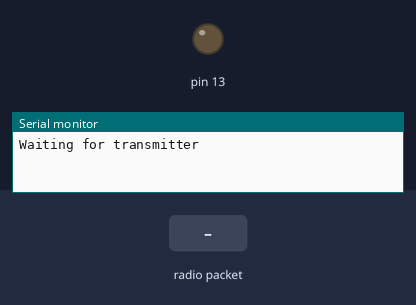
Bench run of a sketch on a simulated Arduino Uno, built with avr-gcc and run on an emulated ATmega328P. Parts: output pins drawn as LEDs (lit = HIGH), the last lines printed to the serial monitor. The inputs (shaded band) are chosen by the test bench. No radio packets arrive unless stated.

Above: at 1.2 s.
1.3 s: radio packet "1" arrives
At 1.9 s:
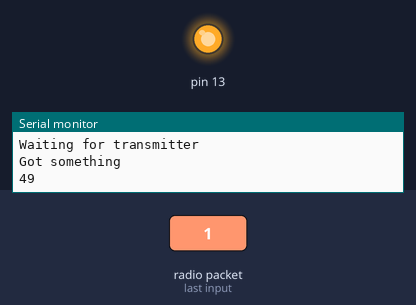
2.8 s: radio packet "0" arrives
At 4.2 s:
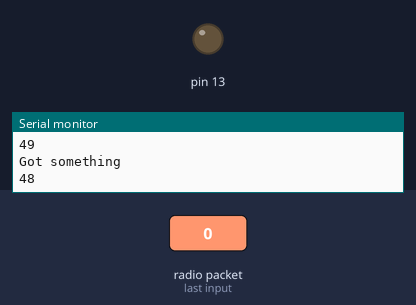
Timing chart, 0 to 5.8 s (numbered marks = the images above; inputs shaded):
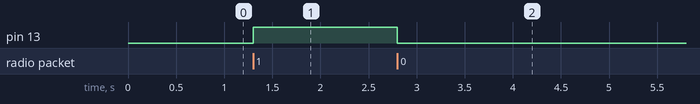

Measured:
- after the input at 1.3 s, pin 13: LOW → HIGH at once
- after the input at 2.8 s, pin 13: HIGH → LOW at once

The sketch:

receiver.ino
```cpp
#include <VirtualWire.h>
void setup()
{
//    vw_set_ptt_inverted(true); // Required for DR3100
    vw_set_rx_pin(2);
    vw_setup(8000);  // Bits per sec
    pinMode(13, OUTPUT);
    vw_rx_start();       // Start the receiver PLL running
    Serial.begin(9600);
    Serial.println("Waiting for transmitter");
}

void loop()
{
  uint8_t buf[VW_MAX_MESSAGE_LEN];
  uint8_t buflen = VW_MAX_MESSAGE_LEN;
  if (vw_get_message(buf, &buflen)) // Non-blocking
  {
    Serial.println("Got something");
    Serial.println(buf[0]);
    if(buf[0]=='1'){
      digitalWrite(13,HIGH);
    }
    if(buf[0]=='0'){
      digitalWrite(13,LOW);
    }
  }
}
```
